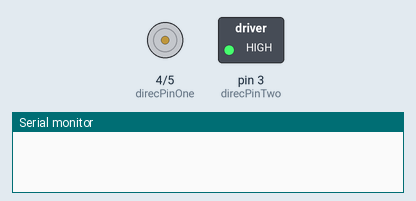
Bench run of a sketch on a simulated Arduino Uno, built with avr-gcc and run on an emulated ATmega328P. On the bench: direction and speed pins drawn as motors (green arrow = direction pin HIGH = forward, orange = LOW = backward, longer = more drive), switched loads named in the sketch (green lamp = pin HIGH), the last lines printed to the serial monitor.

Above: at 0.1 s.
At 39.1 s:
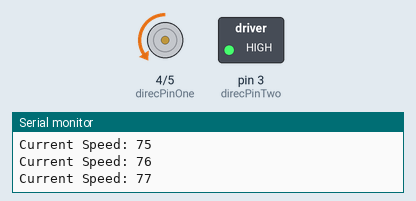
Timing chart, 0 to 40.0 s (numbered marks = the images above):
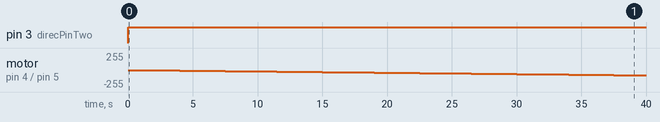

Measured:
- by itself, pin 3 (direcPinTwo): LOW → HIGH at 0.00 s
- by itself, motor on pin 4 (direcPinOne) / pin 5 (speedPin): moves from stopped to backward 79/255 over 39.0 s

The sketch:

ControlDCMotor.ino
```cpp
int speedPin = 5;
int direcPinOne =4;
int direcPinTwo = 3;
int mSpeed = 20;
void setup() {
  // put your setup code here, to run once:
pinMode(speedPin, OUTPUT);
pinMode(direcPinOne, OUTPUT);
pinMode(direcPinTwo, OUTPUT);
Serial.begin(9600);
}

void loop() {
  // put your main code here, to run repeatedly:
digitalWrite(direcPinOne, LOW);
digitalWrite(direcPinTwo, HIGH);

for (int i=0; i <= 255; i++) {
  analogWrite(speedPin, i);
  delay(500);
  Serial.print("Current Speed: ");
  Serial.println(i);
}

}
```
